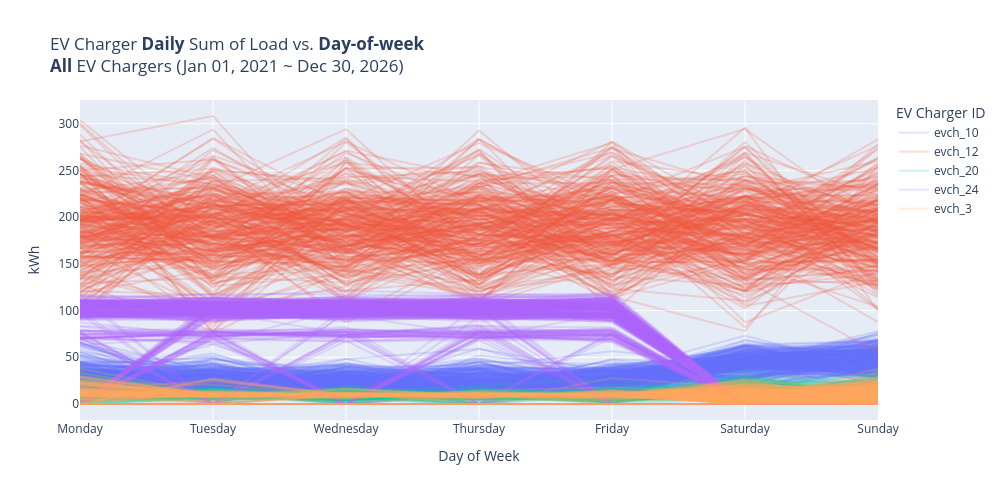
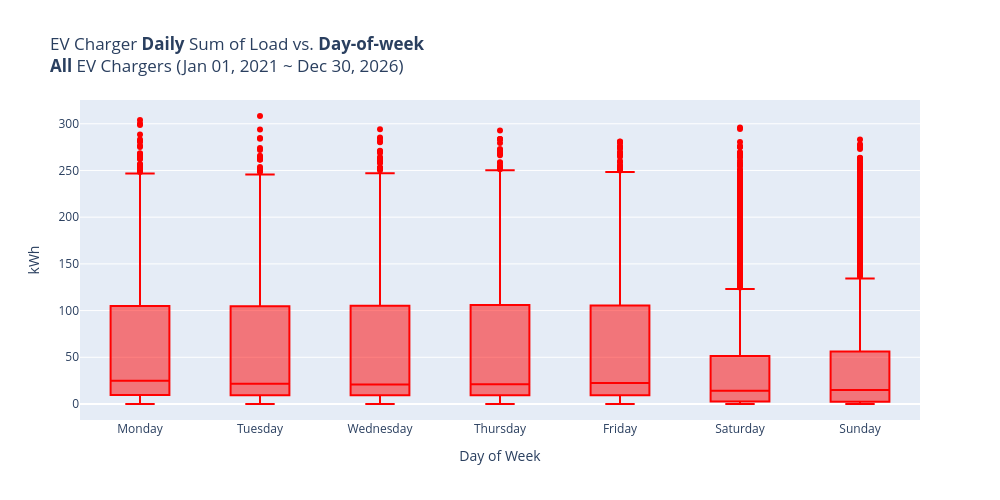

Source (notebook cell) for these figures, in order:
### Code cell
# Plotting day-of-week boxplots and line charts, first for all EV Chargers combined and then one EV Charger per plot.
plot_evch_daily_load_vs_dow(df_evch_enh, evch_id="all", chart_type="line")
plot_evch_daily_load_vs_dow(df_evch_enh, evch_id="all", chart_type="box")

### Figure 1 — Plotly figure (JSON) as saved in the notebook; plotly's stock layout.template omitted (floating-point values rounded to 4 significant figures; data arrays with more than 128 entries replaced by an {"elided": "..."} marker saying what was removed)
{"data": [{"hovertemplate": "EV Charger ID=evch_10<br>Day of Week=%{x}<br>kWh=%{y}<extra></extra>", "legendgroup": "evch_10", "line": {"color": "#636efa", "dash": "solid"}, "marker": {"symbol": "circle"}, "mode": "lines", "name": "evch_10", "opacity": 0.2, "showlegend": true, "type": "scattergl", "x": {"elided": "2496 str values"}, "xaxis": "x", "y": {"elided": "2496 float values"}, "yaxis": "y"}, {"hovertemplate": "EV Charger ID=evch_12<br>Day of Week=%{x}<br>kWh=%{y}<extra></extra>", "legendgroup": "evch_12", "line": {"color": "#EF553B", "dash": "solid"}, "marker": {"symbol": "circle"}, "mode": "lines", "name": "evch_12", "opacity": 0.2, "showlegend": true, "type": "scattergl", "x": {"elided": "2496 str values"}, "xaxis": "x", "y": {"elided": "2496 float values"}, "yaxis": "y"}, {"hovertemplate": "EV Charger ID=evch_20<br>Day of Week=%{x}<br>kWh=%{y}<extra></extra>", "legendgroup": "evch_20", "line": {"color": "#00cc96", "dash": "solid"}, "marker": {"symbol": "circle"}, "mode": "lines", "name": "evch_20", "opacity": 0.2, "showlegend": true, "type": "scattergl", "x": {"elided": "2496 str values"}, "xaxis": "x", "y": {"elided": "2496 float values"}, "yaxis": "y"}, {"hovertemplate": "EV Charger ID=evch_24<br>Day of Week=%{x}<br>kWh=%{y}<extra></extra>", "legendgroup": "evch_24", "line": {"color": "#ab63fa", "dash": "solid"}, "marker": {"symbol": "circle"}, "mode": "lines", "name": "evch_24", "opacity": 0.2, "showlegend": true, "type": "scattergl", "x": {"elided": "2496 str values"}, "xaxis": "x", "y": {"elided": "2496 float values"}, "yaxis": "y"}, {"hovertemplate": "EV Charger ID=evch_3<br>Day of Week=%{x}<br>kWh=%{y}<extra></extra>", "legendgroup": "evch_3", "line": {"color": "#FFA15A", "dash": "solid"}, "marker": {"symbol": "circle"}, "mode": "lines", "name": "evch_3", "opacity": 0.2, "showlegend": true, "type": "scattergl", "x": {"elided": "2496 str values"}, "xaxis": "x", "y": {"elided": "2496 float values"}, "yaxis": "y"}], "layout": {"height": 500, "legend": {"title": {"text": "EV Charger ID"}, "tracegroupgap": 0}, "title": {"text": "EV Charger <b>Daily</b> Sum of Load vs. <b>Day-of-week</b><br><b>All</b> EV Chargers (Jan 01, 2021 ~ Dec 30, 2026)"}, "width": 1000, "xaxis": {"anchor": "y", "domain": [0.0, 1.0], "title": {"text": "Day of Week"}}, "yaxis": {"anchor": "x", "domain": [0.0, 1.0], "title": {"text": "kWh"}}}}

### Figure 2 — Plotly figure (JSON) as saved in the notebook; plotly's stock layout.template omitted (floating-point values rounded to 4 significant figures; data arrays with more than 128 entries replaced by an {"elided": "..."} marker saying what was removed)
{"data": [{"alignmentgroup": "True", "hovertemplate": "Day of Week=%{x}<br>kWh=%{y}<extra></extra>", "legendgroup": "", "marker": {"color": "red"}, "name": "", "notched": false, "offsetgroup": "", "orientation": "v", "showlegend": false, "type": "box", "x": {"elided": "10950 str values"}, "x0": " ", "xaxis": "x", "y": {"elided": "10950 float values"}, "y0": " ", "yaxis": "y"}], "layout": {"boxmode": "group", "height": 500, "legend": {"tracegroupgap": 0}, "title": {"text": "EV Charger <b>Daily</b> Sum of Load vs. <b>Day-of-week</b><br><b>All</b> EV Chargers (Jan 01, 2021 ~ Dec 30, 2026)"}, "width": 1000, "xaxis": {"anchor": "y", "domain": [0.0, 1.0], "title": {"text": "Day of Week"}}, "yaxis": {"anchor": "x", "domain": [0.0, 1.0], "title": {"text": "kWh"}}}}
